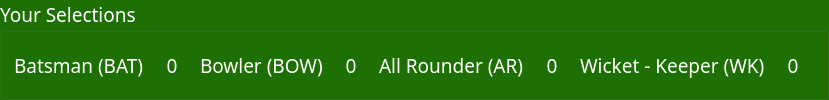
        <widget class="QGroupBox" name="SelectGrpBox">
         <property name="sizePolicy">
          <sizepolicy hsizetype="Ignored" vsizetype="Minimum">
           <horstretch>0</horstretch>
           <verstretch>0</verstretch>
          </sizepolicy>
         </property>
         <property name="palette">
          <palette>
           <active>
            <colorrole role="WindowText">
             <brush brushstyle="SolidPattern">
              <color alpha="255">
               <red>255</red>
               <green>255</green>
               <blue>255</blue>
              </color>
             </brush>
            </colorrole>
            <colorrole role="Button">
             <brush brushstyle="SolidPattern">
              <color alpha="255">
               <red>30</red>
               <green>112</green>
               <blue>4</blue>
              </color>
             </brush>
            </colorrole>
            <colorrole role="Light">
             <brush brushstyle="SolidPattern">
              <color alpha="255">
               <red>45</red>
               <green>168</green>
               <blue>6</blue>
              </color>
             </brush>
            </colorrole>
            <colorrole role="Midlight">
             <brush brushstyle="SolidPattern">
              <color alpha="255">
               <red>37</red>
               <green>140</green>
               <blue>5</blue>
              </color>
             </brush>
            </colorrole>
            <colorrole role="Dark">
             <brush brushstyle="SolidPattern">
              <color alpha="255">
               <red>15</red>
               <green>56</green>
               <blue>2</blue>
              </color>
             </brush>
            </colorrole>
            <colorrole role="Mid">
             <brush brushstyle="SolidPattern">
              <color alpha="255">
               <red>20</red>
               <green>74</green>
               <blue>2</blue>
              </color>
             </brush>
            </colorrole>
            <colorrole role="Text">
             <brush brushstyle="SolidPattern">
              <color alpha="255">
               <red>255</red>
               <green>255</green>
               <blue>255</blue>
              </color>
             </brush>
            </colorrole>
            <colorrole role="BrightText">
             <brush brushstyle="SolidPattern">
              <color alpha="255">
               <red>255</red>
               <green>255</green>
               <blue>255</blue>
              </color>
             </brush>
            </colorrole>
            <colorrole role="ButtonText">
             <brush brushstyle="SolidPattern">
              <color alpha="255">
               <red>255</red>
               <green>255</green>
               <blue>255</blue>
              </color>
             </brush>
            </colorrole>
            <colorrole role="Base">
             <brush brushstyle="SolidPattern">
              <color alpha="255">
               <red>0</red>
               <green>0</green>
               <blue>0</blue>
              </color>
             </brush>
            </colorrole>
            <colorrole role="Window">
             <brush brushstyle="SolidPattern">
              <color alpha="255">
               <red>30</red>
               <green>112</green>
               <blue>4</blue>
              </color>
             </brush>
            </colorrole>
            <colorrole role="Shadow">
             <brush brushstyle="SolidPattern">
              <color alpha="255">
               <red>0</red>
               <green>0</green>
               <blue>0</blue>
              </color>
             </brush>
            </colorrole>
            <colorrole role="AlternateBase">
             <brush brushstyle="SolidPattern">
              <color alpha="255">
               <red>15</red>
               <green>56</green>
               <blue>2</blue>
              </color>
             </brush>
            </colorrole>
            <colorrole role="ToolTipBase">
             <brush brushstyle="SolidPattern">
              <color alpha="255">
               <red>255</red>
               <green>255</green>
               <blue>220</blue>
              </color>
             </brush>
            </colorrole>
            <colorrole role="ToolTipText">
             <brush brushstyle="SolidPattern">
              <color alpha="255">
               <red>0</red>
               <green>0</green>
               <blue>0</blue>
              </color>
             </brush>
            </colorrole>
            <colorrole role="PlaceholderText">
             <brush brushstyle="NoBrush">
              <color alpha="128">
               <red>255</red>
               <green>255</green>
               <blue>255</blue>
              </color>
             </brush>
            </colorrole>
           </active>
           <inactive>
            <colorrole role="WindowText">
             <brush brushstyle="SolidPattern">
              <color alpha="255">
               <red>255</red>
               <green>255</green>
               <blue>255</blue>
              </color>
             </brush>
            </colorrole>
            <colorrole role="Button">
             <brush brushstyle="SolidPattern">
              <color alpha="255">
               <red>30</red>
               <green>112</green>
               <blue>4</blue>
              </color>
             </brush>
            </colorrole>
            <colorrole role="Light">
             <brush brushstyle="SolidPattern">
              <color alpha="255">
               <red>45</red>
               <green>168</green>
               <blue>6</blue>
              </color>
             </brush>
            </colorrole>
            <colorrole role="Midlight">
             <brush brushstyle="SolidPattern">
              <color alpha="255">
               <red>37</red>
               <green>140</green>
               <blue>5</blue>
              </color>
             </brush>
            </colorrole>
            <colorrole role="Dark">
             <brush brushstyle="SolidPattern">
              <color alpha="255">
               <red>15</red>
               <green>56</green>
               <blue>2</blue>
              </color>
             </brush>
            </colorrole>
            <colorrole role="Mid">
             <brush brushstyle="SolidPattern">
              <color alpha="255">
               <red>20</red>
               <green>74</green>
               <blue>2</blue>
              </color>
             </brush>
            </colorrole>
            <colorrole role="Text">
             <brush brushstyle="SolidPattern">
              <color alpha="255">
               <red>255</red>
               <green>255</green>
               <blue>255</blue>
              </color>
             </brush>
            </colorrole>
            <colorrole role="BrightText">
             <brush brushstyle="SolidPattern">
              <color alpha="255">
               <red>255</red>
               <green>255</green>
               <blue>255</blue>
              </color>
             </brush>
            </colorrole>
            <colorrole role="ButtonText">
             <brush brushstyle="SolidPattern">
              <color alpha="255">
               <red>255</red>
               <green>255</green>
               <blue>255</blue>
              </color>
             </brush>
            </colorrole>
            <colorrole role="Base">
             <brush brushstyle="SolidPattern">
              <color alpha="255">
               <red>0</red>
               <green>0</green>
               <blue>0</blue>
              </color>
             </brush>
            </colorrole>
            <colorrole role="Window">
             <brush brushstyle="SolidPattern">
              <color alpha="255">
               <red>30</red>
               <green>112</green>
               <blue>4</blue>
              </color>
             </brush>
            </colorrole>
            <colorrole role="Shadow">
             <brush brushstyle="SolidPattern">
              <color alpha="255">
               <red>0</red>
               <green>0</green>
               <blue>0</blue>
              </color>
             </brush>
            </colorrole>
            <colorrole role="AlternateBase">
             <brush brushstyle="SolidPattern">
              <color alpha="255">
               <red>15</red>
               <green>56</green>
               <blue>2</blue>
              </color>
             </brush>
            </colorrole>
            <colorrole role="ToolTipBase">
             <brush brushstyle="SolidPattern">
              <color alpha="255">
               <red>255</red>
               <green>255</green>
               <blue>220</blue>
              </color>
             </brush>
            </colorrole>
            <colorrole role="ToolTipText">
             <brush brushstyle="SolidPattern">
              <color alpha="255">
               <red>0</red>
               <green>0</green>
               <blue>0</blue>
              </color>
             </brush>
            </colorrole>
            <colorrole role="PlaceholderText">
             <brush brushstyle="NoBrush">
              <color alpha="128">
               <red>255</red>
               <green>255</green>
               <blue>255</blue>
              </color>
             </brush>
            </colorrole>
           </inactive>
           <disabled>
            <colorrole role="WindowText">
             <brush brushstyle="SolidPattern">
              <color alpha="255">
               <red>15</red>
               <green>56</green>
               <blue>2</blue>
              </color>
             </brush>
            </colorrole>
            <colorrole role="Button">
             <brush brushstyle="SolidPattern">
              <color alpha="255">
               <red>30</red>
               <green>112</green>
               <blue>4</blue>
              </color>
             </brush>
            </colorrole>
            <colorrole role="Light">
             <brush brushstyle="SolidPattern">
              <color alpha="255">
               <red>45</red>
               <green>168</green>
               <blue>6</blue>
              </color>
             </brush>
            </colorrole>
            <colorrole role="Midlight">
             <brush brushstyle="SolidPattern">
              <color alpha="255">
               <red>37</red>
               <green>140</green>
               <blue>5</blue>
              </color>
             </brush>
            </colorrole>
            <colorrole role="Dark">
             <brush brushstyle="SolidPattern">
              <color alpha="255">
               <red>15</red>
               <green>56</green>
               <blue>2</blue>
              </color>
             </brush>
            </colorrole>
            <colorrole role="Mid">
             <brush brushstyle="SolidPattern">
              <color alpha="255">
               <red>20</red>
               <green>74</green>
               <blue>2</blue>
              </color>
             </brush>
            </colorrole>
            <colorrole role="Text">
             <brush brushstyle="SolidPattern">
              <color alpha="255">
               <red>15</red>
               <green>56</green>
               <blue>2</blue>
              </color>
             </brush>
            </colorrole>
            <colorrole role="BrightText">
             <brush brushstyle="SolidPattern">
              <color alpha="255">
               <red>255</red>
               <green>255</green>
               <blue>255</blue>
              </color>
             </brush>
            </colorrole>
            <colorrole role="ButtonText">
             <brush brushstyle="SolidPattern">
              <color alpha="255">
               <red>15</red>
               <green>56</green>
               <blue>2</blue>
              </color>
             </brush>
            </colorrole>
            <colorrole role="Base">
             <brush brushstyle="SolidPattern">
              <color alpha="255">
               <red>30</red>
               <green>112</green>
               <blue>4</blue>
              </color>
             </brush>
            </colorrole>
            <colorrole role="Window">
             <brush brushstyle="SolidPattern">
              <color alpha="255">
               <red>30</red>
               <green>112</green>
               <blue>4</blue>
              </color>
             </brush>
            </colorrole>
            <colorrole role="Shadow">
             <brush brushstyle="SolidPattern">
              <color alpha="255">
               <red>0</red>
               <green>0</green>
               <blue>0</blue>
              </color>
             </brush>
            </colorrole>
            <colorrole role="AlternateBase">
             <brush brushstyle="SolidPattern">
              <color alpha="255">
               <red>30</red>
               <green>112</green>
               <blue>4</blue>
              </color>
             </brush>
            </colorrole>
            <colorrole role="ToolTipBase">
             <brush brushstyle="SolidPattern">
              <color alpha="255">
               <red>255</red>
               <green>255</green>
               <blue>220</blue>
              </color>
             </brush>
            </colorrole>
            <colorrole role="ToolTipText">
             <brush brushstyle="SolidPattern">
              <color alpha="255">
               <red>0</red>
               <green>0</green>
               <blue>0</blue>
              </color>
             </brush>
            </colorrole>
            <colorrole role="PlaceholderText">
             <brush brushstyle="NoBrush">
              <color alpha="128">
               <red>255</red>
               <green>255</green>
               <blue>255</blue>
              </color>
             </brush>
            </colorrole>
           </disabled>
          </palette>
         </property>
         <property name="font">
          <font>
           <family>Copperplate Gothic Bold</family>
           <pointsize>14</pointsize>
           <weight>50</weight>
           <bold>false</bold>
          </font>
         </property>
         <property name="title">
          <string>Your Selections</string>
         </property>
         <property name="flat">
          <bool>false</bool>
         </property>
         <property name="checkable">
          <bool>false</bool>
         </property>
         <layout class="QGridLayout" name="gridLayout_20">
          <item row="0" column="3">
           <layout class="QGridLayout" name="WktGrid">
            <item row="0" column="0">
             <widget class="QLabel" name="WktLbl">
              <property name="font">
               <font>
                <family>Rockwell</family>
                <pointsize>14</pointsize>
                <weight>50</weight>
                <bold>false</bold>
               </font>
              </property>
              <property name="text">
               <string>Wicket - Keeper (WK)</string>
              </property>
              <property name="scaledContents">
               <bool>false</bool>
              </property>
             </widget>
            </item>
            <item row="0" column="1">
             <widget class="QLabel" name="WkNoLbl">
              <property name="minimumSize">
               <size>
                <width>44</width>
                <height>0</height>
               </size>
              </property>
              <property name="font">
               <font>
                <family>Rockwell</family>
                <pointsize>14</pointsize>
                <weight>50</weight>
                <bold>false</bold>
               </font>
              </property>
              <property name="text">
               <string>0</string>
              </property>
              <property name="alignment">
               <set>Qt::AlignCenter</set>
              </property>
             </widget>
            </item>
           </layout>
          </item>
          <item row="0" column="0">
           <layout class="QGridLayout" name="BatGrid">
            <item row="0" column="0">
             <widget class="QLabel" name="BatLbl">
              <property name="palette">
               <palette>
                <active>
                 <colorrole role="WindowText">
                  <brush brushstyle="SolidPattern">
                   <color alpha="255">
                    <red>255</red>
                    <green>255</green>
                    <blue>255</blue>
                   </color>
                  </brush>
                 </colorrole>
                 <colorrole role="BrightText">
                  <brush brushstyle="SolidPattern">
                   <color alpha="255">
                    <red>0</red>
                    <green>0</green>
                    <blue>0</blue>
                   </color>
                  </brush>
                 </colorrole>
                </active>
                <inactive>
                 <colorrole role="WindowText">
                  <brush brushstyle="SolidPattern">
                   <color alpha="255">
                    <red>255</red>
                    <green>255</green>
                    <blue>255</blue>
                   </color>
                  </brush>
                 </colorrole>
                 <colorrole role="BrightText">
                  <brush brushstyle="SolidPattern">
                   <color alpha="255">
                    <red>0</red>
                    <green>0</green>
                    <blue>0</blue>
                   </color>
                  </brush>
                 </colorrole>
                </inactive>
                <disabled>
                 <colorrole role="WindowText">
                  <brush brushstyle="SolidPattern">
                   <color alpha="255">
                    <red>120</red>
                    <green>120</green>
                    <blue>120</blue>
                   </color>
                  </brush>
                 </colorrole>
                 <colorrole role="BrightText">
                  <brush brushstyle="SolidPattern">
                   <color alpha="255">
                    <red>0</red>
                    <green>0</green>
                    <blue>0</blue>
                   </color>
                  </brush>
                 </colorrole>
                </disabled>
               </palette>
              </property>
              <property name="font">
               <font>
                <family>Rockwell</family>
                <pointsize>14</pointsize>
                <weight>50</weight>
                <bold>false</bold>
               </font>
              </property>
              <property name="autoFillBackground">
               <bool>false</bool>
              </property>
              <property name="text">
               <string>Batsman (BAT)</string>
              </property>
             </widget>
            </item>
            <item row="0" column="1">
             <widget class="QLabel" name="BatNoLbl">
              <property name="minimumSize">
               <size>
                <width>44</width>
                <height>0</height>
               </size>
              </property>
              <property name="font">
               <font>
                <family>Rockwell</family>
                <pointsize>14</pointsize>
                <weight>50</weight>
                <bold>false</bold>
               </font>
              </property>
              <property name="text">
               <string>0</string>
              </property>
              <property name="alignment">
               <set>Qt::AlignCenter</set>
              </property>
             </widget>
            </item>
           </layout>
          </item>
          <item row="0" column="2">
           <layout class="QGridLayout" name="ArGrid">
            <item row="0" column="0">
             <widget class="QLabel" name="ArLbl">
              <property name="font">
               <font>
                <family>Rockwell</family>
                <pointsize>14</pointsize>
                <weight>50</weight>
                <bold>false</bold>
               </font>
              </property>
              <property name="text">
               <string>All Rounder (AR)</string>
              </property>
             </widget>
            </item>
            <item row="0" column="1">
             <widget class="QLabel" name="ArNoLbl">
              <property name="minimumSize">
               <size>
                <width>44</width>
                <height>0</height>
               </size>
              </property>
              <property name="font">
               <font>
                <family>Rockwell</family>
                <pointsize>14</pointsize>
                <weight>50</weight>
                <bold>false</bold>
               </font>
              </property>
              <property name="text">
               <string>0</string>
              </property>
              <property name="alignment">
               <set>Qt::AlignCenter</set>
              </property>
             </widget>
            </item>
           </layout>
          </item>
          <item row="0" column="1">
           <layout class="QGridLayout" name="BowGrid">
            <item row="0" column="0">
             <widget class="QLabel" name="BowLbl">
              <property name="font">
               <font>
                <family>Rockwell</family>
                <pointsize>14</pointsize>
                <weight>50</weight>
                <bold>false</bold>
               </font>
              </property>
              <property name="text">
               <string>Bowler (BOW)</string>
              </property>
             </widget>
            </item>
            <item row="0" column="1">
             <widget class="QLabel" name="BowNoLbl">
              <property name="minimumSize">
               <size>
                <width>44</width>
                <height>0</height>
               </size>
              </property>
              <property name="font">
               <font>
                <family>Rockwell</family>
                <pointsize>14</pointsize>
                <weight>50</weight>
                <bold>false</bold>
               </font>
              </property>
              <property name="text">
               <string>0</string>
              </property>
              <property name="alignment">
               <set>Qt::AlignCenter</set>
              </property>
             </widget>
            </item>
           </layout>
          </item>
         </layout>
        </widget>
